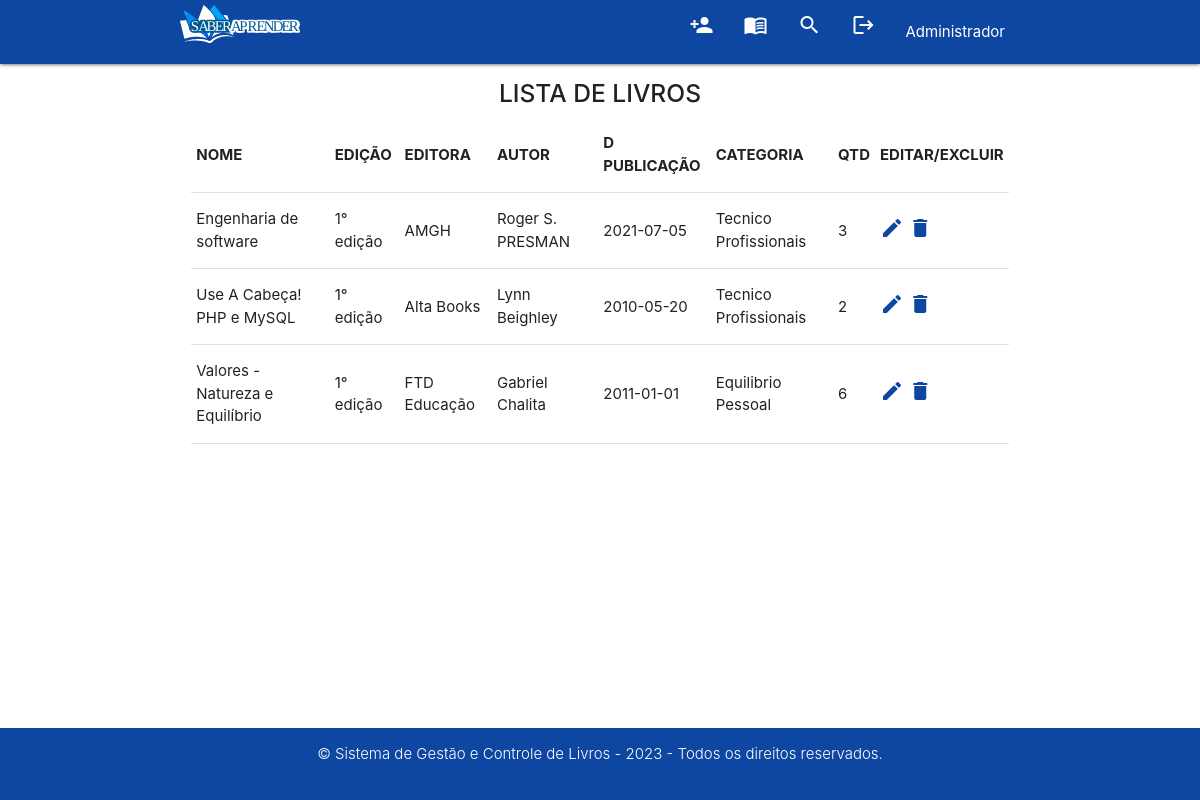
Screenshot of /consulta-livro.php (signed in) with the database file from the repository.
### tables this page shows
CREATE TABLE `pessoa` (
  `id` int(11) NOT NULL,
  `nome` varchar(40) DEFAULT NULL,
  `telefone` varchar(15) DEFAULT NULL,
  `email` varchar(40) DEFAULT NULL,
  `endereco` varchar(50) DEFAULT NULL,
  `senha` varchar(32) DEFAULT NULL,
  `permissao` varchar(30) NOT NULL
);

CREATE TABLE `livros` (
  `isbn` int(20) NOT NULL,
  `nome` varchar(50) DEFAULT NULL,
  `edicao` varchar(20) DEFAULT NULL,
  `editora` varchar(20) DEFAULT NULL,
  `autor` varchar(40) DEFAULT NULL,
  `dataPublicacao` date DEFAULT NULL,
  `idioma` varchar(10) DEFAULT NULL,
  `numeroPagina` int(11) DEFAULT NULL,
  `categoria` varchar(100) DEFAULT NULL,
  `quantidade` tinyint(11) NOT NULL,
  `reservar` int(11) NOT NULL,
  `fk_id_pessoa` int(11) DEFAULT NULL
);

### classe-usuario.php (called while the page is built, shortened)
<?php
Class Usuario{
    public function __construct($dbname, $host, $user, $senha)
    {
        try
        {
            $this->pdo = new PDO("mysql:dbname=".$dbname.";host=".$host,$user,$senha);
        }
        catch (PDOException $e)
        {
            echo "Erro com BD: ".$e->getMessage();
        }
        catch(Exception $e)
        {
            echo "Erro: ".$e->getMessage();
        }
    }
    public function buscarDadosUser($id)
    {
        $cmd = $this->pdo->prepare("SELECT * FROM pessoa WHERE id = :id");
        $cmd->bindValue(":id",$id);
        $cmd->execute();
        $dados = $cmd->fetch();
        return $dados;
    }
}
?>

### classe-livro.php (called while the page is built, shortened)
<?php
Class Livro{
    private $pdo;
    public function __construct($dbname, $host, $user, $senha)
    {
        try
        {
            $this->pdo = new PDO("mysql:dbname=".$dbname.";host=".$host,$user,$senha);
        }
        catch(PDOException $e){
            echo "Erro com banco de dados: ".$e->getMessage();
            exit();
        }
        catch(Exception $e){
            echo "Erro generico: ".$e->getMessage();
            exit();
        }
    }
    public function ListarDadosLivro()
    {
        $cmd = $this->pdo->query("SELECT * FROM livros ORDER BY nome");
        $res = $cmd->fetchAll(PDO::FETCH_ASSOC);
        return $res;
    }
}
?>

### consulta-livro.php (the view, shortened to what this page needs)
<?php
require_once 'classe-livro.php';
$l = new Livro("crudpdo", "localhost", "root", "");
?>
<?php
    require_once 'classe-usuario.php';
    if(isset($_SESSION['id_master']))
    {
        $us = new Usuario("CRUDPDO","localhost","root","");
        $informacoes = $us->buscarDadosUser($_SESSION['id_master']);
    }
?>
<!DOCTYPE html>
<html lang="pt-br">
<head>
     <link rel="stylesheet" href="https://cdnjs.cloudflare.com/ajax/libs/materialize/1.0.0/css/materialize.min.css">
      <link rel="stylesheet" type="text/css" href="https://cdn.datatables.net/v/dt/dt-1.13.1/datatables.min.css"/>
      <link rel="stylesheet" href="style.css">
</head>
<body>
    <header>
        <div class="navbar-fixed">
        <nav class="blue darken-4">
            <div class="nav-wrapper container ">
            <a href="areaPrivada.php" class="brand-logo hide-on-med-and-down"><img src="img/logo-saberAprender.svg" alt="logo-livraria"> </a>
                <ul id="nav-mobile" class="right">
                <?php
                    if(isset($_SESSION['id_master']))
                    {
                        ?>
                        <li><a href="cadastro-usuario.php"><span class="material-icons" title="Cadastrar Usuário">person_add</span></a></li>
                        <li><a href="cadastro-livro.php" title="Cadastrar Livro"><span class="material-icons">menu_book</span></a></li>
                        <li><a href="consulta.php" title="Consultar"><span class="material-icons">search</span></a></li>
                        <li><a href="sair.php" title="Sair"><span class="material-icons">logout </span></a></li>
                        <li><a><?php echo $informacoes['nome']?></a></li>
                        <?php
                    }
                    else
                    {
                        header("location: areaPrivada.php");
                    }
                ?>
                </ul>
            </div>
        </nav>
        </div>
     </header>
    <main class="corpo-cadastro-livro">
        <div class="row container">
            <div class="exibicao-lista row">
            <section class="col s12"  id="direita">
                <h5 class="center light"><strong> LISTA DE LIVROS </strong> </h5>
                <table id="table-format" class="display responsive-table">
                    <thead>
                        <tr>
                            <th>NOME</th>
                            <th>EDIÇÃO</th>
                            <th>EDITORA</th>
                            <th>AUTOR</th>
                            <th>D PUBLICAÇÃO</th>
                            <th>CATEGORIA</th>
                            <th>QTD</th>
                            <th>EDITAR/EXCLUIR</th>
                        </tr>
                    </thead>
                    <tbody>
                        <?php
                            $dados = $l->ListarDadosLivro();
                            if(count($dados) > 0)
                                {
                                    for($i=0; $i < count($dados); $i++){
                                    echo"<tr>";
                                    foreach($dados[$i] as $k => $v){
                                        if($k != "reservar" && $k != "fk_id_pessoa" && $k != "isbn" && $k != "numeroPagina" && $k != "idioma"){
                                            echo "<td>".$v."</td>";
                                        }
                                    }
                                ?>
                                    <td>
                                        <a class="blue-text text-darken-4" href="editar-livro.php?isbn_up=<?php echo $dados[$i]['isbn'];?>"><span class="material-icons">edit</span></a>
                                        <a class="blue-text text-darken-4" href="consulta-livro.php?id=<?php echo $dados[$i]['isbn'];?>"><span class="material-icons">delete</span></a>
                                    </td>
                                <?php
                                echo "</tr>";
                            }
                       }else
                       {
                       ?>
                        <div class="aviso">
                            <h4 class="alert-message">Ainda não há livros cadastrados!</h4>
                        </div>
                    <?php
                    }
                ?>
                </tbody>
            </table>
            </section>
        </div>
    </main>
    <footer class="rodape">
        <div class="row container center">
            <p class="light white-text">&copy Sistema de Gestão e Controle de Livros - 2023 - Todos os direitos reservados.</p>
        </div>
    </footer>
</body>
</html>

### style.css (style rules this page uses)
main { margin-bottom: 15%; }
.rodape { position: fixed; bottom: 0; height: auto; width: 100%; background-color: #0d47a1; }
.corpo-cadastro-livro { margin-bottom: 8%; }

### rows the page displays
pessoa: nome "Administrador"
livros: nome "Engenharia de software", edicao "1° edição", editora "AMGH", autor "Roger S. PRESMAN", dataPublicacao "2021-07-05", categoria "Tecnico Profissionais", quantidade "3"
livros: nome "Use A Cabeça! PHP e MySQL", edicao "1° edição", editora "Alta Books", autor "Lynn Beighley", dataPublicacao "2010-05-20", categoria "Tecnico Profissionais", quantidade "2"
livros: nome "Valores - Natureza e Equilíbrio", edicao "1° edição", editora "FTD Educação", autor "Gabriel Chalita", dataPublicacao "2011-01-01", categoria "Equilibrio Pessoal", quantidade "6"
